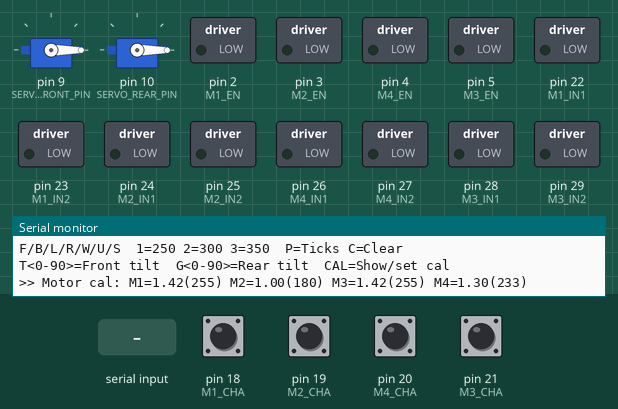
Recording of a sketch running on a simulated Arduino Mega 2560, built with avr-gcc and run on an emulated ATmega2560. Parts: 2 × servo, switched loads named in the sketch (green lamp = pin HIGH), the last lines printed to the serial monitor. The test bench sets the inputs (shaded band); at power-on: pin 18 (M1_CHA), pin 19 (M2_CHA), pin 20 (M4_CHA), pin 21 (M3_CHA) HIGH.

Above: at 1.2 s.
1.3 s: "L\n" received over Serial
At 1.7 s:
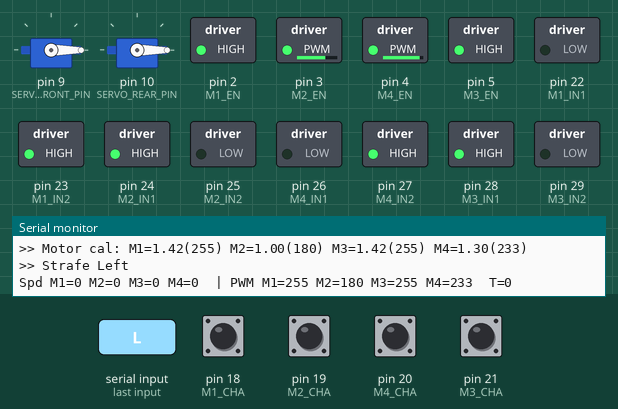
2.8 s: "T90\n" received over Serial
At 3.9 s:
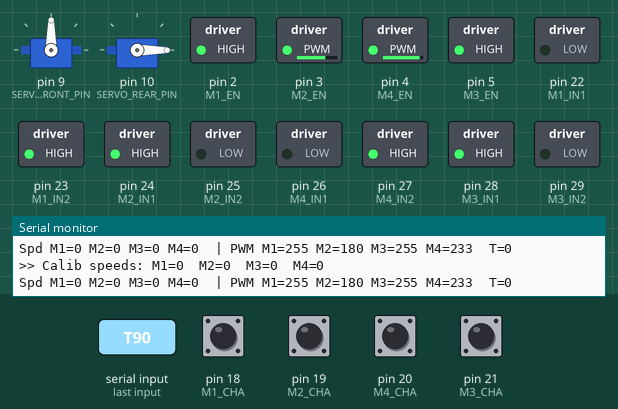
4.3 s: "30,150,10\n" received over Serial
At 5.2 s:
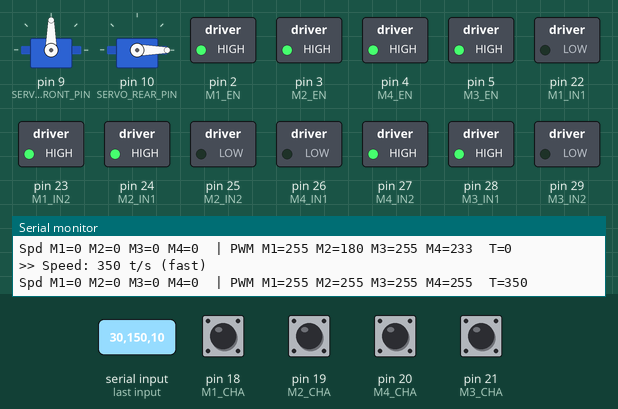
5.8 s: "G90\n" received over Serial
At 6.2 s:
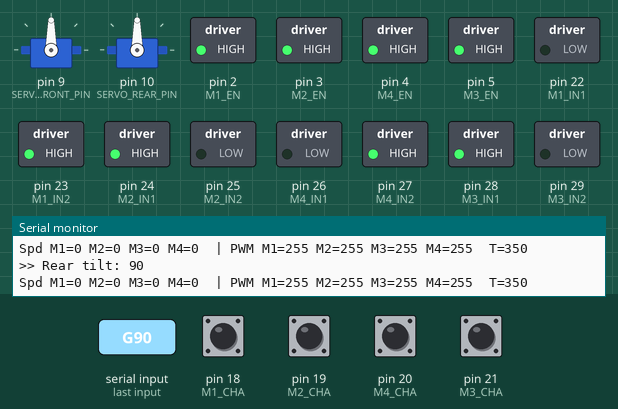
7.3 s: "T,45\n" received over Serial
At 8.5 s:
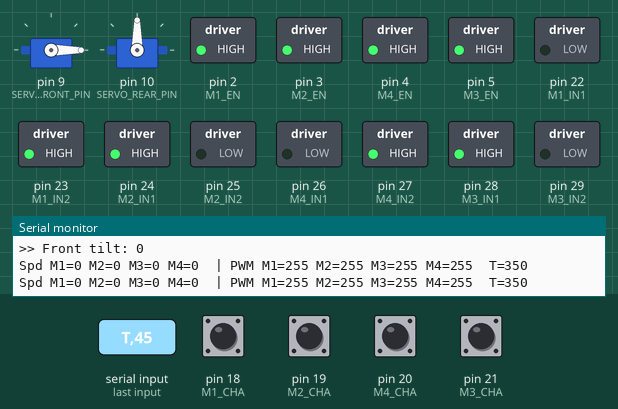
8.8 s: "G,45\n" received over Serial
At 9.7 s:
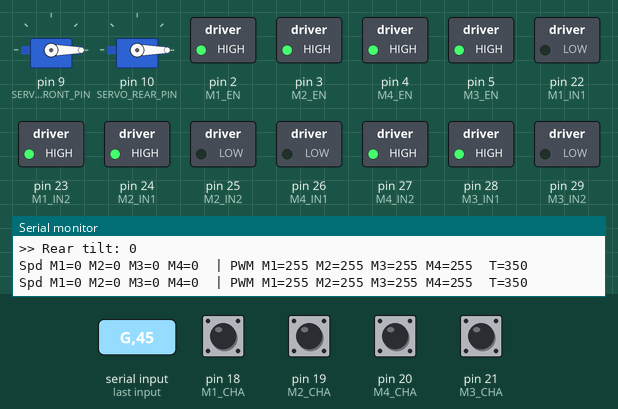
Timing chart, 0 to 11.3 s (numbered marks = the images above; inputs shaded):
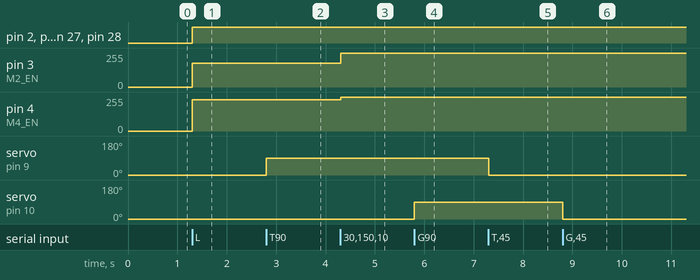

Measured:
- after the input at 1.3 s, pin 2 (M1_EN), pin 5 (M3_EN), pin 23 (M1_IN2), pin 24 (M2_IN1), pin 27 (M4_IN2), pin 28 (M3_IN1): LOW → HIGH at once; pin 3 (M2_EN): 0/255 → 180/255 at once; pin 4 (M4_EN): 0/255 → 233/255 at once
- after the input at 2.8 s, servo on pin 9 (SERVO_FRONT_PIN): 0° → 90° at once
- after the input at 4.3 s, pin 3 (M2_EN): 180/255 → 255/255 at once; pin 4 (M4_EN): 233/255 → 255/255 at once
- after the input at 5.8 s, servo on pin 10 (SERVO_REAR_PIN): 0° → 90° at once
- after the input at 7.3 s, servo on pin 9 (SERVO_FRONT_PIN): 90° → 0° at once
- after the input at 8.8 s, servo on pin 10 (SERVO_REAR_PIN): 90° → 0° at once

The sketch:

Mecanum_Encoder.ino
```cpp
/*
 * Mecanum Wheel Control with Encoders + PID Speed Equalization + Servo Tilt
 * Per-motor calibration for uneven motor speeds.
 *
 * M1 (FL): EN=2,  IN1=22, IN2=23,  CHA=18, CHB=30
 * M2 (FR): EN=3,  IN1=24, IN2=25,  CHA=19, CHB=31
 * M3 (BL): EN=5,  IN1=28, IN2=29,  CHA=21, CHB=33
 * M4 (BR): EN=4,  IN1=26, IN2=27,  CHA=20, CHB=32
 *
 * Camera Tilt Servos:
 *   Front camera: Pin 9  (TODO: update when wired)
 *   Rear camera:  Pin 10 (TODO: update when wired)
 *
 * Commands:
 *   F = Forward       B = Backward
 *   L = Strafe Left   R = Strafe Right
 *   W = Rotate Left   U = Rotate Right
 *   S = Stop
 *   1 = Slow (250 t/s)  2 = Medium (300 t/s)  3 = Fast (350 t/s)
 *   P = Print encoder ticks
 *   C = Clear encoder ticks
 *   T<angle> = Front camera tilt (0-90 degrees)
 *   G<angle> = Rear camera tilt (0-90 degrees)
 *   CAL = Print calibration factors
 *   CAL,<m1>,<m2>,<m3>,<m4> = Set per-motor PWM scale (0.5-2.0)
 */

#include <Servo.h>

// M1 - Front Left
#define M1_EN   2
#define M1_IN1  22
#define M1_IN2  23
#define M1_CHA  18
#define M1_CHB  30

// M2 - Front Right
#define M2_EN   3
#define M2_IN1  24
#define M2_IN2  25
#define M2_CHA  19
#define M2_CHB  31

// M3 - Back Left (was physically wired as M4)
#define M3_EN   5
#define M3_IN1  28
#define M3_IN2  29
#define M3_CHA  21
#define M3_CHB  33

// M4 - Back Right (was physically wired as M3)
#define M4_EN   4
#define M4_IN1  26
#define M4_IN2  27
#define M4_CHA  20
#define M4_CHB  32

// Camera tilt servo pins (TODO: update when physically wired)
#define SERVO_FRONT_PIN  9
#define SERVO_REAR_PIN   10

Servo servoFront;
Servo servoRear;

// Encoder tick counts
volatile long encM1 = 0;
volatile long encM2 = 0;
volatile long encM3 = 0;
volatile long encM4 = 0;

int basePwm = 180;        // base PWM before per-motor scaling
int userTarget = 250;      // desired speed in ticks/s (set by 1/2/3)
bool moving = false;

// Per-motor calibration: PWM multiplier to compensate for motor differences
// M1(FL) is ~3x slower than others at same PWM, so it gets higher scale
float motorCal[4] = {1.42, 1.0, 1.42, 1.3};  // M1=255, M2=180, M3=255, M4=234
// Per-motor max speed (t/s) measured during calibration
float motorMaxSpd[4] = {0, 0, 0, 0};

// Speed measurement - use 200ms window for stability
long prevEnc[4] = {0, 0, 0, 0};
float speed[4] = {0, 0, 0, 0};
unsigned long lastPidTime = 0;
#define PID_INTERVAL 200  // measure + PID every 200ms
unsigned long lastPrintTime = 0;
#define PRINT_INTERVAL 600  // print every 600ms

// PID
float Kp = 0.4;
float Ki = 0.15;
float Kd = 0.05;
float errSum[4] = {0, 0, 0, 0};
float lastErr[4] = {0, 0, 0, 0};
int pwmOut[4] = {0, 0, 0, 0};

float targetSpeed = 0;
int motorDir[4] = {0, 0, 0, 0};

// Calibration: wait 1s for ramp-up, then measure for 1s
bool calibrating = false;
unsigned long calibStartTime = 0;
bool calibMeasuring = false;
long calibEncStart[4] = {0, 0, 0, 0};
unsigned long calibMeasureStart = 0;

// Serial input buffer for multi-char commands (T90, G45, etc.)
char serialBuf[16];
int serialBufIdx = 0;

// --- Encoder ISRs ---
void isrM1() { if (digitalRead(M1_CHB)) encM1++; else encM1--; }
void isrM2() { if (digitalRead(M2_CHB)) encM2--; else encM2++; }
void isrM3() { if (digitalRead(M3_CHB)) encM3++; else encM3--; }
void isrM4() { if (digitalRead(M4_CHB)) encM4--; else encM4++; }

// --- Motor drive ---
void driveMotor(int mIdx, int dir, int pwm) {
  switch (mIdx) {
    case 0: // M1
      if (dir > 0) { digitalWrite(M1_IN1, HIGH); digitalWrite(M1_IN2, LOW); }
      else if (dir < 0) { digitalWrite(M1_IN1, LOW); digitalWrite(M1_IN2, HIGH); }
      else { digitalWrite(M1_IN1, LOW); digitalWrite(M1_IN2, LOW); }
      analogWrite(M1_EN, pwm);
      break;
    case 1: // M2
      if (dir > 0) { digitalWrite(M2_IN1, HIGH); digitalWrite(M2_IN2, LOW); }
      else if (dir < 0) { digitalWrite(M2_IN1, LOW); digitalWrite(M2_IN2, HIGH); }
      else { digitalWrite(M2_IN1, LOW); digitalWrite(M2_IN2, LOW); }
      analogWrite(M2_EN, pwm);
      break;
    case 2: // M3
      if (dir > 0) { digitalWrite(M3_IN1, HIGH); digitalWrite(M3_IN2, LOW); }
      else if (dir < 0) { digitalWrite(M3_IN1, LOW); digitalWrite(M3_IN2, HIGH); }
      else { digitalWrite(M3_IN1, LOW); digitalWrite(M3_IN2, LOW); }
      analogWrite(M3_EN, pwm);
      break;
    case 3: // M4
      if (dir > 0) { digitalWrite(M4_IN1, HIGH); digitalWrite(M4_IN2, LOW); }
      else if (dir < 0) { digitalWrite(M4_IN1, LOW); digitalWrite(M4_IN2, HIGH); }
      else { digitalWrite(M4_IN1, LOW); digitalWrite(M4_IN2, LOW); }
      analogWrite(M4_EN, pwm);
      break;
  }
}

void stopAll() {
  for (int i = 0; i < 4; i++) driveMotor(i, 0, 0);
}

void readEncoders(long* enc) {
  noInterrupts();
  enc[0] = encM1; enc[1] = encM2; enc[2] = encM3; enc[3] = encM4;
  interrupts();
}

void calcSpeeds() {
  long enc[4];
  readEncoders(enc);
  float dt = PID_INTERVAL / 1000.0;
  for (int i = 0; i < 4; i++) {
    speed[i] = abs(enc[i] - prevEnc[i]) / dt;
    prevEnc[i] = enc[i];
  }
}

int motorStartPwm(int idx) {
  return constrain((int)(basePwm * motorCal[idx]), 100, 255);
}

void pidReset() {
  for (int i = 0; i < 4; i++) {
    errSum[i] = 0;
    lastErr[i] = 0;
    pwmOut[i] = motorStartPwm(i);
  }
}

void pidUpdate() {
  calcSpeeds();
  if (!moving || targetSpeed == 0) return;

  for (int i = 0; i < 4; i++) {
    if (motorDir[i] != 0) {
      float err = targetSpeed - speed[i];
      errSum[i] += err;
      errSum[i] = constrain(errSum[i], -300, 300);
      float dErr = err - lastErr[i];
      lastErr[i] = err;
      float out = Kp * err + Ki * errSum[i] + Kd * dErr;
      pwmOut[i] = constrain(pwmOut[i] + (int)out, 100, 255);
      driveMotor(i, motorDir[i], pwmOut[i]);
    } else {
      pwmOut[i] = 0;
      driveMotor(i, 0, 0);
    }
  }
}

void calibUpdate() {
  unsigned long now = millis();

  // Phase 1: wait 1 second for motors to ramp up
  if (!calibMeasuring) {
    if (now - calibStartTime >= 1000) {
      // Start measuring
      calibMeasuring = true;
      calibMeasureStart = now;
      readEncoders(calibEncStart);
    }
    return;
  }

  // Phase 2: measure for 1 second
  if (now - calibMeasureStart >= 1000) {
    long encNow[4];
    readEncoders(encNow);
    float dt = (now - calibMeasureStart) / 1000.0;

    // Measure each motor's speed
    float calibSpd[4] = {0, 0, 0, 0};
    int activeCount = 0;
    Serial.print(">> Calib speeds: ");
    for (int i = 0; i < 4; i++) {
      if (motorDir[i] != 0) {
        calibSpd[i] = abs(encNow[i] - calibEncStart[i]) / dt;
        motorMaxSpd[i] = calibSpd[i];  // store per-motor max
        Serial.print("M"); Serial.print(i + 1); Serial.print("="); Serial.print(calibSpd[i], 0); Serial.print("  ");
        activeCount++;
      }
    }
    Serial.println();

    // Find 2nd-slowest speed (ignore dead motors <10 t/s)
    // Sort active speeds to find a good target
    float sorted[4];
    int sortCount = 0;
    for (int i = 0; i < 4; i++) {
      if (motorDir[i] != 0 && calibSpd[i] > 10) {
        sorted[sortCount++] = calibSpd[i];
      }
    }
    // Simple bubble sort
    for (int i = 0; i < sortCount - 1; i++)
      for (int j = i + 1; j < sortCount; j++)
        if (sorted[j] < sorted[i]) { float tmp = sorted[i]; sorted[i] = sorted[j]; sorted[j] = tmp; }

    if (sortCount >= 2) {
      // Use 2nd-slowest as target (index 1) - gives weak motor a chance
      float baseTarget = sorted[1];
      if (userTarget > 0 && userTarget < baseTarget) {
        targetSpeed = userTarget;
      } else {
        targetSpeed = baseTarget;
      }
      Serial.print(">> Target (2nd-slowest): "); Serial.println(targetSpeed, 0);
    } else if (sortCount == 1) {
      targetSpeed = sorted[0];
      Serial.print(">> Target (only motor): "); Serial.println(targetSpeed, 0);
    }

    // Initialize PID with per-motor calibrated PWM
    for (int i = 0; i < 4; i++) {
      pwmOut[i] = motorStartPwm(i);
      prevEnc[i] = encNow[i];
    }
    calibrating = false;
  }
}

void startMove(int d1, int d2, int d3, int d4) {
  motorDir[0] = d1; motorDir[1] = d2; motorDir[2] = d3; motorDir[3] = d4;
  pidReset();
  targetSpeed = 0;
  calibrating = true;
  calibMeasuring = false;
  calibStartTime = millis();

  for (int i = 0; i < 4; i++)
    driveMotor(i, motorDir[i], motorStartPwm(i));
  moving = true;
}

void printSpeed() {
  Serial.print("Spd ");
  for (int i = 0; i < 4; i++) {
    Serial.print("M"); Serial.print(i + 1); Serial.print("="); Serial.print(speed[i], 0); Serial.print(" ");
  }
  Serial.print(" | PWM ");
  for (int i = 0; i < 4; i++) {
    Serial.print("M"); Serial.print(i + 1); Serial.print("="); Serial.print(pwmOut[i]); Serial.print(" ");
  }
  Serial.print(" T="); Serial.println(targetSpeed, 0);
}

void printEncoders() {
  long enc[4];
  readEncoders(enc);
  Serial.print("Ticks -> M1="); Serial.print(enc[0]);
  Serial.print("  M2="); Serial.print(enc[1]);
  Serial.print("  M3="); Serial.print(enc[2]);
  Serial.print("  M4="); Serial.println(enc[3]);
}

void clearEncoders() {
  noInterrupts();
  encM1 = 0; encM2 = 0; encM3 = 0; encM4 = 0;
  interrupts();
  Serial.println(">> Encoders cleared");
}

void setServoFront(int angle) {
  angle = constrain(angle, 0, 90);
  servoFront.write(angle);
  Serial.print(">> Front tilt: "); Serial.println(angle);
}

void setServoRear(int angle) {
  angle = constrain(angle, 0, 90);
  servoRear.write(angle);
  Serial.print(">> Rear tilt: "); Serial.println(angle);
}

void processSerialLine(char* buf, int len) {
  if (len == 0) return;

  char cmd = buf[0];

  // Multi-char commands: T<angle>, G<angle>
  if ((cmd == 'T' || cmd == 't') && len > 1) {
    int angle = atoi(&buf[1]);
    setServoFront(angle);
    return;
  }
  if ((cmd == 'G' || cmd == 'g') && len > 1) {
    int angle = atoi(&buf[1]);
    setServoRear(angle);
    return;
  }

  // CAL command: print or set per-motor calibration
  if (len >= 3 && (buf[0] == 'C' || buf[0] == 'c') && (buf[1] == 'A' || buf[1] == 'a') && (buf[2] == 'L' || buf[2] == 'l')) {
    if (len > 4 && buf[3] == ',') {
      // Parse CAL,m1,m2,m3,m4
      float vals[4];
      int vi = 0;
      char* tok = &buf[4];
      for (int i = 4; i <= len && vi < 4; i++) {
        if (i == len || buf[i] == ',') {
          buf[i] = '\0';
          vals[vi++] = atof(tok);
          tok = &buf[i + 1];
        }
      }
      if (vi == 4) {
        for (int i = 0; i < 4; i++) motorCal[i] = constrain(vals[i], 0.5, 2.0);
        Serial.print(">> Cal set: ");
      }
    } else {
      Serial.print(">> Cal: ");
    }
    for (int i = 0; i < 4; i++) {
      Serial.print("M"); Serial.print(i + 1); Serial.print("="); Serial.print(motorCal[i], 2); Serial.print(" ");
    }
    Serial.print(" startPWM: ");
    for (int i = 0; i < 4; i++) {
      Serial.print(motorStartPwm(i)); Serial.print(" ");
    }
    Serial.println();
    return;
  }

  // Single motor test: M<1-4><F/B>[PWM] e.g. M2F or M2F80
  if ((cmd == 'M' || cmd == 'm') && len >= 3) {
    int mIdx = buf[1] - '1';  // 0-3
    char mDir = buf[2];
    if (mIdx >= 0 && mIdx < 4 && (mDir == 'F' || mDir == 'f' || mDir == 'B' || mDir == 'b')) {
      stopAll();
      moving = false;
      calibrating = false;
      int dir = (mDir == 'F' || mDir == 'f') ? 1 : -1;
      int pwm = (len > 3) ? atoi(&buf[3]) : 150;
      pwm = constrain(pwm, 30, 255);
      driveMotor(mIdx, dir, pwm);
      Serial.print(">> Test M"); Serial.print(mIdx + 1);
      Serial.print(dir > 0 ? " FWD" : " REV");
      Serial.print(" PWM="); Serial.println(pwm);
      return;
    }
  }

  // Single-char commands
  switch (cmd) {
    case 'F': case 'f':
      startMove(1, 1, 1, 1);
      Serial.println(">> Forward");
      break;
    case 'B': case 'b':
      startMove(-1, -1, -1, -1);
      Serial.println(">> Backward");
      break;
    case 'L': case 'l':
      startMove(-1, 1, 1, -1);
      Serial.println(">> Strafe Left");
      break;
    case 'R': case 'r':
      startMove(1, -1, -1, 1);
      Serial.println(">> Strafe Right");
      break;
    case 'W': case 'w':
      startMove(-1, 1, -1, 1);
      Serial.println(">> Rotate Left");
      break;
    case 'U': case 'u':
      startMove(1, -1, 1, -1);
      Serial.println(">> Rotate Right");
      break;
    case 'S': case 's':
      stopAll();
      moving = false;
      calibrating = false;
      pidReset();
      Serial.println(">> Stop");
      break;
    case '1':
      userTarget = 250;
      if (moving && !calibrating) { targetSpeed = userTarget; pidReset(); }
      Serial.println(">> Speed: 250 t/s (slow)");
      break;
    case '2':
      userTarget = 300;
      if (moving && !calibrating) { targetSpeed = userTarget; pidReset(); }
      Serial.println(">> Speed: 300 t/s (medium)");
      break;
    case '3':
      userTarget = 350;
      if (moving && !calibrating) { targetSpeed = userTarget; pidReset(); }
      Serial.println(">> Speed: 350 t/s (fast)");
      break;
    case 'P': case 'p':
      printEncoders();
      break;
    case 'C': case 'c':
      clearEncoders();
      break;
  }
}

void setup() {
  Serial.begin(115200);

  pinMode(M1_EN, OUTPUT); pinMode(M1_IN1, OUTPUT); pinMode(M1_IN2, OUTPUT);
  pinMode(M2_EN, OUTPUT); pinMode(M2_IN1, OUTPUT); pinMode(M2_IN2, OUTPUT);
  pinMode(M3_EN, OUTPUT); pinMode(M3_IN1, OUTPUT); pinMode(M3_IN2, OUTPUT);
  pinMode(M4_EN, OUTPUT); pinMode(M4_IN1, OUTPUT); pinMode(M4_IN2, OUTPUT);

  pinMode(M1_CHA, INPUT_PULLUP); pinMode(M1_CHB, INPUT_PULLUP);
  pinMode(M2_CHA, INPUT_PULLUP); pinMode(M2_CHB, INPUT_PULLUP);
  pinMode(M3_CHA, INPUT_PULLUP); pinMode(M3_CHB, INPUT_PULLUP);
  pinMode(M4_CHA, INPUT_PULLUP); pinMode(M4_CHB, INPUT_PULLUP);

  attachInterrupt(digitalPinToInterrupt(M1_CHA), isrM1, RISING);
  attachInterrupt(digitalPinToInterrupt(M2_CHA), isrM2, RISING);
  attachInterrupt(digitalPinToInterrupt(M3_CHA), isrM3, RISING);
  attachInterrupt(digitalPinToInterrupt(M4_CHA), isrM4, RISING);

  // Attach camera tilt servos and set to 0 (level)
  servoFront.attach(SERVO_FRONT_PIN);
  servoRear.attach(SERVO_REAR_PIN);
  servoFront.write(0);
  servoRear.write(0);

  stopAll();
  Serial.println("=== Mecanum PID + Servo Tilt ===");
  Serial.println("F/B/L/R/W/U/S  1=250 2=300 3=350  P=Ticks C=Clear");
  Serial.println("T<0-90>=Front tilt  G<0-90>=Rear tilt  CAL=Show/set cal");
  Serial.print(">> Motor cal: ");
  for (int i = 0; i < 4; i++) {
    Serial.print("M"); Serial.print(i + 1); Serial.print("="); Serial.print(motorCal[i], 2); Serial.print("("); Serial.print(motorStartPwm(i)); Serial.print(") ");
  }
  Serial.println();
}

void loop() {
  // Read serial into buffer, process on newline
  while (Serial.available()) {
    char c = Serial.read();
    if (c == '\n' || c == '\r') {
      if (serialBufIdx > 0) {
        serialBuf[serialBufIdx] = '\0';
        processSerialLine(serialBuf, serialBufIdx);
        serialBufIdx = 0;
      }
    } else if (serialBufIdx < 15) {
      serialBuf[serialBufIdx++] = c;
    }
  }

  if (moving && calibrating) {
    calibUpdate();
  }

  if (moving && !calibrating && millis() - lastPidTime >= PID_INTERVAL) {
    lastPidTime = millis();
    pidUpdate();
  }

  if (moving && millis() - lastPrintTime >= PRINT_INTERVAL) {
    lastPrintTime = millis();
    printSpeed();
  }
}
```
